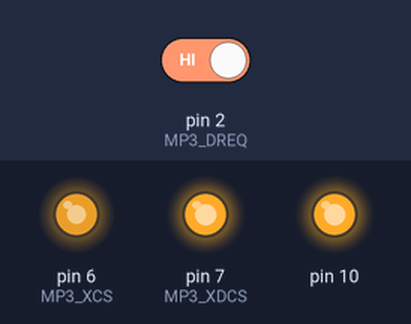
A sketch run on a simulated Arduino Uno, built with avr-gcc and run on an emulated ATmega328P. Parts: output pins drawn as LEDs (lit = HIGH). The test bench sets the inputs (shaded band); at power-on: pin 2 (MP3_DREQ) HIGH. Random numbers use the default seed unless the sketch sets one; pins used as bus, display or sensor lines are not drawn.

Above: at 1.2 s.
1.3 s: pin 2 (MP3_DREQ) driven LOW
Timing chart, 0 to 4.3 s (numbered marks = the images above; inputs shaded):
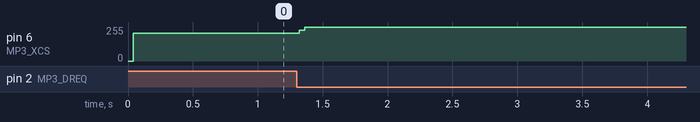

Measured:
- after the input at 1.3 s, pin 6 (MP3_XCS): 208/255 → 255/255 at once

The sketch:

SINE_NoiseGlitch.ino
```cpp
// VS1053b DSP hack - Sine noise glitch generator //

#include <SPI.h>

#define MP3_XCS   6
#define MP3_XDCS  7
#define MP3_DREQ  2
#define MP3_RST   8

//VS10xx SCI Registers
#define SCI_MODE        0x00
#define SCI_STATUS      0x01
#define SCI_BASS        0x02
#define SCI_CLOCKF      0x03
#define SCI_DECODE_TIME 0x04
#define SCI_AUDATA      0x05
#define SCI_WRAM        0x06
#define SCI_WRAMADDR    0x07
#define SCI_HDAT0       0x08
#define SCI_HDAT1       0x09
#define SCI_AIADDR      0x0A
#define SCI_VOL         0x0B
#define SCI_AICTRL0     0x0C
#define SCI_AICTRL1     0x0D
#define SCI_AICTRL2     0x0E
#define SCI_AICTRL3     0x0F

float coef = 1.4865f; // coefficient for frequency
uint16_t out;
int16_t lp1, lp2, bp2, lowns, sah, rndm, lfrt;

void setup() {

  pinMode(MP3_RST, OUTPUT);
  pinMode(MP3_DREQ, INPUT);
  pinMode(MP3_XCS, OUTPUT);
  pinMode(MP3_XDCS, OUTPUT);

  SPI.begin();

  SPI.setClockDivider(SPI_CLOCK_DIV16); // SPI speed 1MHz (16MHz / 16 = 1MHz)
  SPI.transfer(0xFF);

  digitalWrite(MP3_RST, HIGH);
  digitalWrite(MP3_XCS, HIGH);
  digitalWrite(MP3_XDCS, HIGH);

  WriteRegister(SCI_CLOCKF, 0x8BE8);    // set multiplier to 3.5x
  WriteRegister(SCI_VOL, 0x5F5F);       // left, right volume 0xFE-0x0
  WriteRegister(SCI_BASS, 0x0000);      // bass, treble control

  SPI.setClockDivider(SPI_CLOCK_DIV4);  // set SPI speed 4MHz (16MHz / 4 = 4MHz)

  WriteRegister(SCI_AUDATA, 0xAC44);    // set sample rate 44100 Hz
  WriteRegister(SCI_AIADDR, 0x4020);    // run new sine test

}

void loop() {

  rndm = rand();

  if (lfrt-- == 0) {
    lfrt = (rndm & 511) + 2048;
    sah = rndm;
  }

  WriteRegister(SCI_AUDATA, sah);

  bp2 = (sah/5 - bp2/128 - lp2) / 2 + bp2;
  lp2 = bp2/2 + lp2 + sah;
  lowns += (rndm-lowns) / 5  + (rndm / 40);
  lp1 += (rndm/8 - lp1)  /  9;

  out = 128 + ((lp1 + bp2/3 + lowns/20) / 64);

  out = map(out, 0, 255, 20*coef, 20000*coef);

  WriteRegister(SCI_AICTRL0, out);
  WriteRegister(SCI_AICTRL1, -out);

}

void WriteRegister(char address, int data){

  while(!digitalRead(MP3_DREQ));
  digitalWrite(MP3_XCS, LOW);
  SPI.transfer(0x02);
  SPI.transfer(address);
  SPI.transfer((data >> 8) & 0xFF);
  SPI.transfer(data & 0xFF);
  while(!digitalRead(MP3_DREQ));
  digitalWrite(MP3_XCS, HIGH);

}
```
